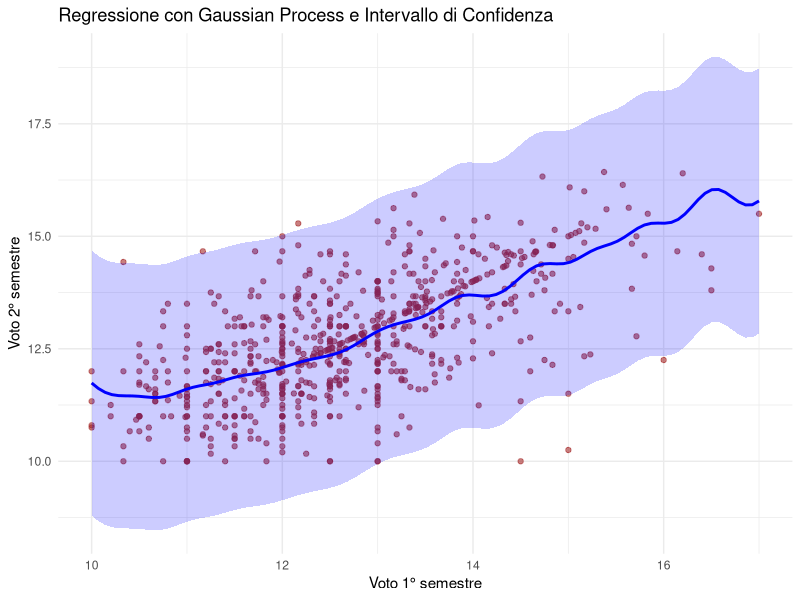
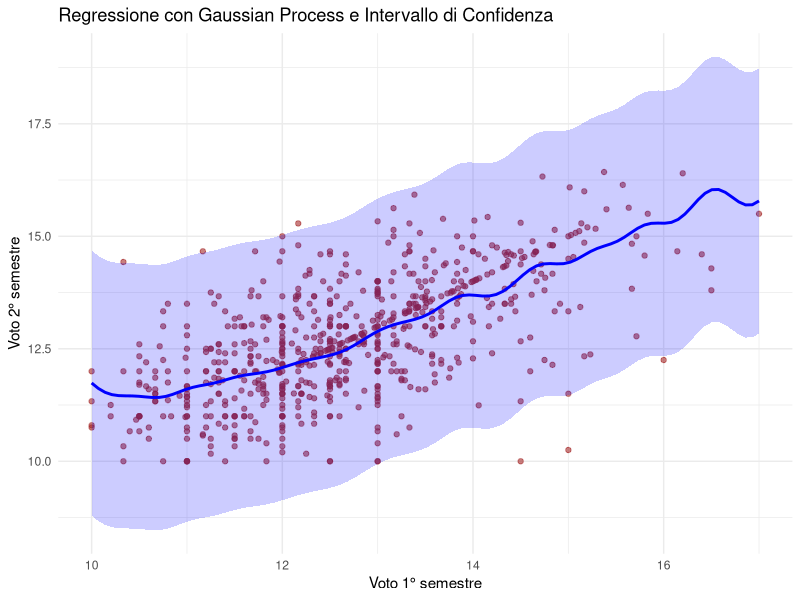

Generate these figures, in order, with R:
## ---- chunk 1
# Caricare i pacchetti necessari
if(!require(kernlab)) install.packages("kernlab", dependencies = TRUE)
if(!require(ggplot2)) install.packages("ggplot2", dependencies = TRUE)

library(kernlab)
library(ggplot2)
library(here)
library(dplyr)

# Lettura del dataset
df <- read.csv(here("dataset/data_aggregated.csv"), sep = ",", header = TRUE, check.names = TRUE)

# Rimuovere le righe con voto 0 in uno dei due semestri
df_filtered <- subset(df, Curricular_units_1st_sem_.grade. > 0 & Curricular_units_2nd_sem_.grade. > 0)

# Selezionare le variabili di interesse
X <- df_filtered$Curricular_units_1st_sem_.grade.
y <- df_filtered$Curricular_units_2nd_sem_.grade.

# Creare un data frame con i dati
data <- data.frame(X, y)

# Suddividere il dataset in training (80%) e test (20%)
set.seed(42)
train_idx <- sample(1:nrow(data), 0.8 * nrow(data))
train_data <- data[train_idx, ]
test_data <- data[-train_idx, ]

# Creazione del modello Gaussian Process (usando il kernel RBF)
gpr_model <- gausspr(y ~ X, data = train_data, kernel = "rbfdot")

# Predire i valori su un intervallo continuo per ottenere una curva più fluida
X_seq <- seq(min(test_data$X), max(test_data$X), length.out = 100)
pred_data <- data.frame(X = X_seq)
y_pred <- predict(gpr_model, pred_data)

# Creare intervallo di confidenza simulato (GPR non restituisce direttamente l'incertezza)
sigma <- sd(y_pred - mean(y_pred))  # Simula una deviazione standard basata sui residui
y_pred_lower <- y_pred - 1.96 * sigma  # Intervallo di confidenza 95%
y_pred_upper <- y_pred + 1.96 * sigma

# Creare il grafico con l'intervallo di confidenza
plot_gpr <- ggplot() +
  geom_point(aes(x = test_data$X, y = test_data$y), color = "brown", alpha = 0.6) + # Punti reali
  geom_line(aes(x = X_seq, y = y_pred), color = "blue", size = 1) +  # Linea predetta
  geom_ribbon(aes(x = X_seq, ymin = y_pred_lower, ymax = y_pred_upper), fill = "blue", alpha = 0.2) + # Banda di confidenza
  labs(title = "Regressione con Gaussian Process e Intervallo di Confidenza",
       x = "Voto 1° semestre",
       y = "Voto 2° semestre") +
  theme_minimal()

# Salvare il grafico in PDF
pdf("grafici/gpr_confidence_plot.pdf", width = 8, height = 6)
print(plot_gpr)
dev.off()

# Stampare il grafico a schermo
print(plot_gpr)
